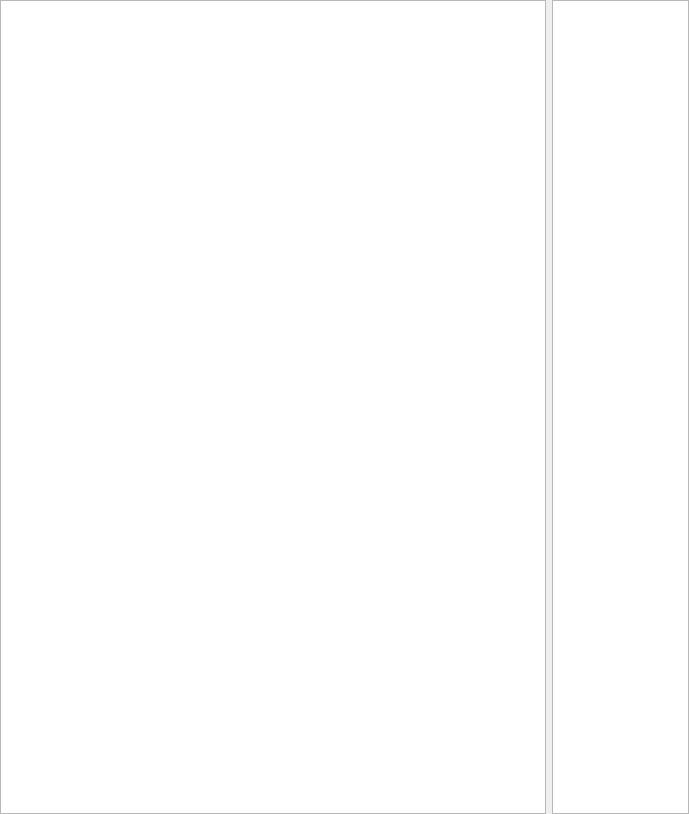
<?xml version="1.0" encoding="UTF-8"?>
<ui version="4.0">
 <class>MainWindow</class>
 <widget class="QMainWindow" name="MainWindow">
  <property name="geometry">
   <rect>
    <x>0</x>
    <y>0</y>
    <width>689</width>
    <height>814</height>
   </rect>
  </property>
  <property name="windowTitle">
   <string>MainWindow</string>
  </property>
  <widget class="QWidget" name="centralwidget">
   <layout class="QHBoxLayout" name="horizontalLayout" stretch="4,1">
    <property name="leftMargin">
     <number>0</number>
    </property>
    <property name="topMargin">
     <number>0</number>
    </property>
    <property name="rightMargin">
     <number>0</number>
    </property>
    <property name="bottomMargin">
     <number>0</number>
    </property>
    <item>
     <widget class="QListWidget" name="listWidget"/>
    </item>
    <item>
     <widget class="QListWidget" name="listWidget_2"/>
    </item>
   </layout>
  </widget>
 </widget>
 <resources/>
 <connections/>
</ui>
